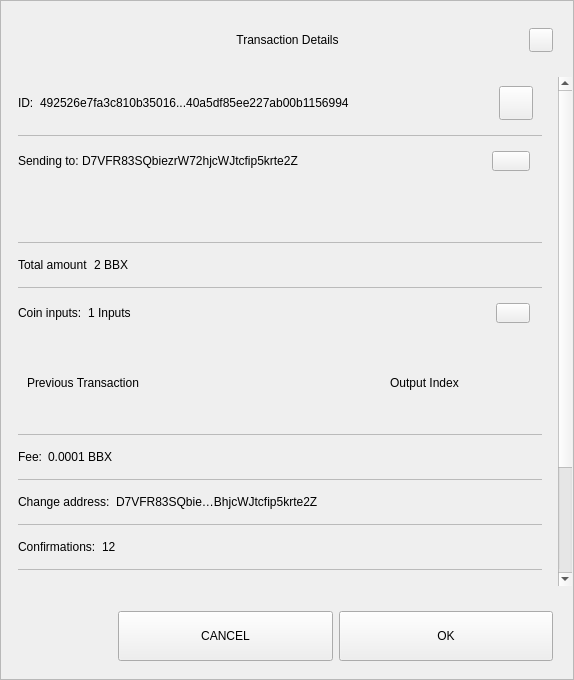
<?xml version="1.0" encoding="UTF-8"?>
<ui version="4.0">
 <class>TxDetailDialog</class>
 <widget class="QWidget" name="TxDetailDialog">
  <property name="geometry">
   <rect>
    <x>0</x>
    <y>0</y>
    <width>574</width>
    <height>680</height>
   </rect>
  </property>
  <property name="sizePolicy">
   <sizepolicy hsizetype="Preferred" vsizetype="Expanding">
    <horstretch>0</horstretch>
    <verstretch>0</verstretch>
   </sizepolicy>
  </property>
  <property name="minimumSize">
   <size>
    <width>574</width>
    <height>500</height>
   </size>
  </property>
  <property name="windowTitle">
   <string>Form</string>
  </property>
  <property name="styleSheet">
   <string notr="true"/>
  </property>
  <layout class="QVBoxLayout" name="verticalLayout_3">
   <property name="spacing">
    <number>0</number>
   </property>
   <property name="leftMargin">
    <number>0</number>
   </property>
   <property name="topMargin">
    <number>0</number>
   </property>
   <property name="rightMargin">
    <number>0</number>
   </property>
   <property name="bottomMargin">
    <number>0</number>
   </property>
   <item>
    <widget class="QFrame" name="frame">
     <property name="sizePolicy">
      <sizepolicy hsizetype="Preferred" vsizetype="Expanding">
       <horstretch>0</horstretch>
       <verstretch>0</verstretch>
      </sizepolicy>
     </property>
     <property name="styleSheet">
      <string notr="true"/>
     </property>
     <property name="frameShape">
      <enum>QFrame::StyledPanel</enum>
     </property>
     <property name="frameShadow">
      <enum>QFrame::Raised</enum>
     </property>
     <layout class="QVBoxLayout" name="verticalLayout">
      <property name="leftMargin">
       <number>0</number>
      </property>
      <property name="rightMargin">
       <number>0</number>
      </property>
      <item>
       <layout class="QHBoxLayout" name="horizontalLayout_3">
        <property name="spacing">
         <number>0</number>
        </property>
        <property name="leftMargin">
         <number>20</number>
        </property>
        <property name="topMargin">
         <number>10</number>
        </property>
        <property name="rightMargin">
         <number>20</number>
        </property>
        <item>
         <spacer name="horizontalSpacer_1">
          <property name="orientation">
           <enum>Qt::Horizontal</enum>
          </property>
          <property name="sizeHint" stdset="0">
           <size>
            <width>40</width>
            <height>20</height>
           </size>
          </property>
         </spacer>
        </item>
        <item>
         <widget class="QLabel" name="labelTitle">
          <property name="minimumSize">
           <size>
            <width>0</width>
            <height>40</height>
           </size>
          </property>
          <property name="maximumSize">
           <size>
            <width>16777215</width>
            <height>40</height>
           </size>
          </property>
          <property name="styleSheet">
           <string notr="true">padding-left:24px;</string>
          </property>
          <property name="text">
           <string>Transaction Details</string>
          </property>
          <property name="alignment">
           <set>Qt::AlignCenter</set>
          </property>
          <property name="margin">
           <number>7</number>
          </property>
         </widget>
        </item>
        <item>
         <spacer name="horizontalSpacer_2">
          <property name="orientation">
           <enum>Qt::Horizontal</enum>
          </property>
          <property name="sizeHint" stdset="0">
           <size>
            <width>40</width>
            <height>20</height>
           </size>
          </property>
         </spacer>
        </item>
        <item>
         <widget class="QPushButton" name="btnEsc">
          <property name="minimumSize">
           <size>
            <width>24</width>
            <height>24</height>
           </size>
          </property>
          <property name="maximumSize">
           <size>
            <width>24</width>
            <height>24</height>
           </size>
          </property>
          <property name="focusPolicy">
           <enum>Qt::NoFocus</enum>
          </property>
          <property name="text">
           <string/>
          </property>
         </widget>
        </item>
       </layout>
      </item>
      <item>
       <spacer name="verticalSpacer">
        <property name="orientation">
         <enum>Qt::Vertical</enum>
        </property>
        <property name="sizeType">
         <enum>QSizePolicy::Fixed</enum>
        </property>
        <property name="sizeHint" stdset="0">
         <size>
          <width>20</width>
          <height>10</height>
         </size>
        </property>
       </spacer>
      </item>
      <item>
       <widget class="QWidget" name="layoutScroll" native="true">
        <property name="minimumSize">
         <size>
          <width>0</width>
          <height>0</height>
         </size>
        </property>
        <layout class="QVBoxLayout" name="verticalLayout_4">
         <property name="leftMargin">
          <number>0</number>
         </property>
         <property name="topMargin">
          <number>0</number>
         </property>
         <property name="rightMargin">
          <number>0</number>
         </property>
         <item>
          <widget class="QScrollArea" name="scrollArea">
           <property name="styleSheet">
            <string notr="true">#scrollArea {
background:transparent;
}</string>
           </property>
           <property name="horizontalScrollBarPolicy">
            <enum>Qt::ScrollBarAlwaysOff</enum>
           </property>
           <property name="sizeAdjustPolicy">
            <enum>QAbstractScrollArea::AdjustIgnored</enum>
           </property>
           <property name="widgetResizable">
            <bool>true</bool>
           </property>
           <property name="alignment">
            <set>Qt::AlignLeading|Qt::AlignLeft|Qt::AlignTop</set>
           </property>
           <widget class="QWidget" name="scrollAreaWidgetContents">
            <property name="geometry">
             <rect>
              <x>0</x>
              <y>0</y>
              <width>556</width>
              <height>672</height>
             </rect>
            </property>
            <property name="autoFillBackground">
             <bool>false</bool>
            </property>
            <property name="styleSheet">
             <string notr="true">#scrollAreaWidgetContents {
background:transparent;
}</string>
            </property>
            <layout class="QVBoxLayout" name="verticalLayout_7">
             <property name="spacing">
              <number>0</number>
             </property>
             <property name="sizeConstraint">
              <enum>QLayout::SetDefaultConstraint</enum>
             </property>
             <property name="leftMargin">
              <number>0</number>
             </property>
             <property name="topMargin">
              <number>0</number>
             </property>
             <property name="rightMargin">
              <number>0</number>
             </property>
             <property name="bottomMargin">
              <number>0</number>
             </property>
             <item>
              <widget class="QWidget" name="content" native="true">
               <layout class="QVBoxLayout" name="verticalLayout_2">
                <property name="leftMargin">
                 <number>16</number>
                </property>
                <property name="topMargin">
                 <number>0</number>
                </property>
                <property name="rightMargin">
                 <number>16</number>
                </property>
                <item>
                 <widget class="QWidget" name="contentID" native="true">
                  <layout class="QHBoxLayout" name="horizontalLayout_12" stretch="0,1,0">
                   <property name="leftMargin">
                    <number>0</number>
                   </property>
                   <item>
                    <widget class="QLabel" name="labelId">
                     <property name="maximumSize">
                      <size>
                       <width>16777215</width>
                       <height>16777215</height>
                      </size>
                     </property>
                     <property name="text">
                      <string>ID:</string>
                     </property>
                    </widget>
                   </item>
                   <item>
                    <widget class="QLabel" name="textId">
                     <property name="text">
                      <string>492526e7fa3c810b35016...40a5df85ee227ab00b1156994</string>
                     </property>
                    </widget>
                   </item>
                   <item>
                    <widget class="QPushButton" name="pushCopy">
                     <property name="minimumSize">
                      <size>
                       <width>34</width>
                       <height>34</height>
                      </size>
                     </property>
                     <property name="maximumSize">
                      <size>
                       <width>34</width>
                       <height>34</height>
                      </size>
                     </property>
                     <property name="focusPolicy">
                      <enum>Qt::NoFocus</enum>
                     </property>
                     <property name="text">
                      <string/>
                     </property>
                     <property name="iconSize">
                      <size>
                       <width>24</width>
                       <height>24</height>
                      </size>
                     </property>
                    </widget>
                   </item>
                  </layout>
                 </widget>
                </item>
                <item>
                 <widget class="QLabel" name="labelDivider9">
                  <property name="maximumSize">
                   <size>
                    <width>16777215</width>
                    <height>1</height>
                   </size>
                  </property>
                  <property name="styleSheet">
                   <string notr="true">background-color:#bababa;</string>
                  </property>
                  <property name="text">
                   <string/>
                  </property>
                 </widget>
                </item>
                <item>
                 <widget class="QWidget" name="contentOutputs" native="true">
                  <layout class="QHBoxLayout" name="horizontalLayout_11" stretch="0,3,0">
                   <property name="spacing">
                    <number>0</number>
                   </property>
                   <property name="leftMargin">
                    <number>0</number>
                   </property>
                   <property name="rightMargin">
                    <number>12</number>
                   </property>
                   <item>
                    <widget class="QLabel" name="labelSend">
                     <property name="maximumSize">
                      <size>
                       <width>16777215</width>
                       <height>16777215</height>
                      </size>
                     </property>
                     <property name="text">
                      <string>Sending to: </string>
                     </property>
                    </widget>
                   </item>
                   <item>
                    <widget class="QLabel" name="textSend">
                     <property name="text">
                      <string>D7VFR83SQbiezrW72hjcWJtcfip5krte2Z </string>
                     </property>
                    </widget>
                   </item>
                   <item>
                    <widget class="QPushButton" name="pushOutputs">
                     <property name="minimumSize">
                      <size>
                       <width>34</width>
                       <height>20</height>
                      </size>
                     </property>
                     <property name="maximumSize">
                      <size>
                       <width>38</width>
                       <height>20</height>
                      </size>
                     </property>
                     <property name="focusPolicy">
                      <enum>Qt::NoFocus</enum>
                     </property>
                     <property name="styleSheet">
                      <string notr="true"/>
                     </property>
                     <property name="text">
                      <string/>
                     </property>
                    </widget>
                   </item>
                  </layout>
                 </widget>
                </item>
                <item>
                 <widget class="QScrollArea" name="outputsScrollArea">
                  <property name="minimumSize">
                   <size>
                    <width>0</width>
                    <height>50</height>
                   </size>
                  </property>
                  <property name="styleSheet">
                   <string notr="true">#outputsScrollArea {
background:transparent;
}</string>
                  </property>
                  <property name="widgetResizable">
                   <bool>true</bool>
                  </property>
                  <widget class="QWidget" name="container_outputs_base">
                   <property name="geometry">
                    <rect>
                     <x>0</x>
                     <y>0</y>
                     <width>522</width>
                     <height>48</height>
                    </rect>
                   </property>
                   <property name="styleSheet">
                    <string notr="true">#container_outputs_base {
background:transparent;
}</string>
                   </property>
                  </widget>
                 </widget>
                </item>
                <item>
                 <widget class="QLabel" name="labelDivider8">
                  <property name="maximumSize">
                   <size>
                    <width>16777215</width>
                    <height>1</height>
                   </size>
                  </property>
                  <property name="styleSheet">
                   <string notr="true">background-color:#bababa;</string>
                  </property>
                  <property name="text">
                   <string/>
                  </property>
                 </widget>
                </item>
                <item>
                 <widget class="QWidget" name="contentAmount" native="true">
                  <layout class="QHBoxLayout" name="horizontalLayout_4" stretch="0,1">
                   <property name="leftMargin">
                    <number>0</number>
                   </property>
                   <item>
                    <widget class="QLabel" name="labelAmount">
                     <property name="maximumSize">
                      <size>
                       <width>16777215</width>
                       <height>16777215</height>
                      </size>
                     </property>
                     <property name="text">
                      <string>Total amount</string>
                     </property>
                    </widget>
                   </item>
                   <item>
                    <widget class="QLabel" name="textAmount">
                     <property name="text">
                      <string>2 BBX</string>
                     </property>
                    </widget>
                   </item>
                  </layout>
                 </widget>
                </item>
                <item>
                 <widget class="QLabel" name="labelDivider6">
                  <property name="maximumSize">
                   <size>
                    <width>16777215</width>
                    <height>1</height>
                   </size>
                  </property>
                  <property name="styleSheet">
                   <string notr="true">background-color:#bababa;</string>
                  </property>
                  <property name="text">
                   <string/>
                  </property>
                 </widget>
                </item>
                <item>
                 <widget class="QWidget" name="contentInputs" native="true">
                  <layout class="QHBoxLayout" name="horizontalLayout" stretch="0,2,0">
                   <property name="leftMargin">
                    <number>0</number>
                   </property>
                   <property name="rightMargin">
                    <number>12</number>
                   </property>
                   <item>
                    <widget class="QLabel" name="labelInputs">
                     <property name="sizePolicy">
                      <sizepolicy hsizetype="Minimum" vsizetype="Preferred">
                       <horstretch>0</horstretch>
                       <verstretch>0</verstretch>
                      </sizepolicy>
                     </property>
                     <property name="maximumSize">
                      <size>
                       <width>16777215</width>
                       <height>16777215</height>
                      </size>
                     </property>
                     <property name="text">
                      <string>Coin inputs:</string>
                     </property>
                    </widget>
                   </item>
                   <item>
                    <widget class="QLabel" name="textInputs">
                     <property name="text">
                      <string>1 Inputs</string>
                     </property>
                    </widget>
                   </item>
                   <item>
                    <widget class="QPushButton" name="pushInputs">
                     <property name="maximumSize">
                      <size>
                       <width>34</width>
                       <height>20</height>
                      </size>
                     </property>
                     <property name="focusPolicy">
                      <enum>Qt::NoFocus</enum>
                     </property>
                     <property name="styleSheet">
                      <string notr="true"/>
                     </property>
                     <property name="text">
                      <string/>
                     </property>
                    </widget>
                   </item>
                  </layout>
                 </widget>
                </item>
                <item>
                 <widget class="QFrame" name="gridInputs">
                  <property name="sizePolicy">
                   <sizepolicy hsizetype="Preferred" vsizetype="MinimumExpanding">
                    <horstretch>0</horstretch>
                    <verstretch>0</verstretch>
                   </sizepolicy>
                  </property>
                  <property name="minimumSize">
                   <size>
                    <width>0</width>
                    <height>90</height>
                   </size>
                  </property>
                  <layout class="QGridLayout" name="gridLayoutInput" columnstretch="5,2" rowminimumheight="0">
                   <property name="sizeConstraint">
                    <enum>QLayout::SetMaximumSize</enum>
                   </property>
                   <property name="verticalSpacing">
                    <number>0</number>
                   </property>
                   <item row="0" column="0" alignment="Qt::AlignLeft">
                    <widget class="QLabel" name="labelTitlePrevTx">
                     <property name="text">
                      <string>Previous Transaction</string>
                     </property>
                    </widget>
                   </item>
                   <item row="0" column="1" alignment="Qt::AlignLeft">
                    <widget class="QLabel" name="labelOutputIndex">
                     <property name="text">
                      <string>Output Index</string>
                     </property>
                     <property name="alignment">
                      <set>Qt::AlignCenter</set>
                     </property>
                    </widget>
                   </item>
                  </layout>
                 </widget>
                </item>
                <item>
                 <widget class="QLabel" name="labelDivider1">
                  <property name="maximumSize">
                   <size>
                    <width>16777215</width>
                    <height>1</height>
                   </size>
                  </property>
                  <property name="styleSheet">
                   <string notr="true">background-color:#bababa;</string>
                  </property>
                  <property name="text">
                   <string/>
                  </property>
                 </widget>
                </item>
                <item>
                 <widget class="QWidget" name="contentFee" native="true">
                  <layout class="QHBoxLayout" name="horizontalLayout_7" stretch="0,1">
                   <property name="leftMargin">
                    <number>0</number>
                   </property>
                   <item>
                    <widget class="QLabel" name="labelFee">
                     <property name="maximumSize">
                      <size>
                       <width>16777215</width>
                       <height>16777215</height>
                      </size>
                     </property>
                     <property name="text">
                      <string>Fee:</string>
                     </property>
                    </widget>
                   </item>
                   <item>
                    <widget class="QLabel" name="textFee">
                     <property name="text">
                      <string>0.0001 BBX</string>
                     </property>
                    </widget>
                   </item>
                  </layout>
                 </widget>
                </item>
                <item>
                 <widget class="QLabel" name="labelDivider2">
                  <property name="maximumSize">
                   <size>
                    <width>16777215</width>
                    <height>1</height>
                   </size>
                  </property>
                  <property name="styleSheet">
                   <string notr="true">background-color:#bababa;</string>
                  </property>
                  <property name="text">
                   <string/>
                  </property>
                 </widget>
                </item>
                <item>
                 <widget class="QWidget" name="contentChangeAddress" native="true">
                  <layout class="QHBoxLayout" name="horizontalLayout_6" stretch="0,1">
                   <property name="leftMargin">
                    <number>0</number>
                   </property>
                   <item>
                    <widget class="QLabel" name="labelChange">
                     <property name="maximumSize">
                      <size>
                       <width>16777215</width>
                       <height>16777215</height>
                      </size>
                     </property>
                     <property name="text">
                      <string>Change address:</string>
                     </property>
                    </widget>
                   </item>
                   <item>
                    <widget class="QLabel" name="textChange">
                     <property name="text">
                      <string>D7VFR83SQbie…BhjcWJtcfip5krte2Z </string>
                     </property>
                    </widget>
                   </item>
                  </layout>
                 </widget>
                </item>
                <item>
                 <widget class="QLabel" name="labelDivider4">
                  <property name="maximumSize">
                   <size>
                    <width>16777215</width>
                    <height>1</height>
                   </size>
                  </property>
                  <property name="styleSheet">
                   <string notr="true">background-color:#bababa;</string>
                  </property>
                  <property name="text">
                   <string/>
                  </property>
                 </widget>
                </item>
                <item>
                 <widget class="QWidget" name="contentConfirmations" native="true">
                  <layout class="QHBoxLayout" name="horizontalLayout_8" stretch="0,1">
                   <property name="leftMargin">
                    <number>0</number>
                   </property>
                   <item>
                    <widget class="QLabel" name="labelConfirmations">
                     <property name="maximumSize">
                      <size>
                       <width>16777215</width>
                       <height>16777215</height>
                      </size>
                     </property>
                     <property name="text">
                      <string>Confirmations:</string>
                     </property>
                    </widget>
                   </item>
                   <item>
                    <widget class="QLabel" name="textConfirmations">
                     <property name="text">
                      <string>12</string>
                     </property>
                    </widget>
                   </item>
                  </layout>
                 </widget>
                </item>
                <item>
                 <widget class="QLabel" name="labelDivider7">
                  <property name="maximumSize">
                   <size>
                    <width>16777215</width>
                    <height>1</height>
                   </size>
                  </property>
                  <property name="styleSheet">
                   <string notr="true">background-color:#bababa;</string>
                  </property>
                  <property name="text">
                   <string/>
                  </property>
                 </widget>
                </item>
                <item>
                 <widget class="QWidget" name="contentSize" native="true">
                  <layout class="QHBoxLayout" name="horizontalLayout_9" stretch="0,1">
                   <property name="leftMargin">
                    <number>0</number>
                   </property>
                   <item>
                    <widget class="QLabel" name="labelSize">
                     <property name="maximumSize">
                      <size>
                       <width>16777215</width>
                       <height>16777215</height>
                      </size>
                     </property>
                     <property name="text">
                      <string>Size:</string>
                     </property>
                    </widget>
                   </item>
                   <item>
                    <widget class="QLabel" name="textSize">
                     <property name="text">
                      <string>2 kB</string>
                     </property>
                    </widget>
                   </item>
                  </layout>
                 </widget>
                </item>
                <item>
                 <widget class="QLabel" name="labelDivider3">
                  <property name="maximumSize">
                   <size>
                    <width>16777215</width>
                    <height>1</height>
                   </size>
                  </property>
                  <property name="styleSheet">
                   <string notr="true">background-color:#bababa;</string>
                  </property>
                  <property name="text">
                   <string/>
                  </property>
                 </widget>
                </item>
                <item>
                 <widget class="QWidget" name="contentDate" native="true">
                  <layout class="QHBoxLayout" name="horizontalLayout_5" stretch="0,1">
                   <property name="leftMargin">
                    <number>0</number>
                   </property>
                   <item>
                    <widget class="QLabel" name="labelDate">
                     <property name="maximumSize">
                      <size>
                       <width>16777215</width>
                       <height>16777215</height>
                      </size>
                     </property>
                     <property name="text">
                      <string>Date:</string>
                     </property>
                    </widget>
                   </item>
                   <item>
                    <widget class="QLabel" name="textDate">
                     <property name="text">
                      <string>May 25, 2017</string>
                     </property>
                    </widget>
                   </item>
                  </layout>
                 </widget>
                </item>
                <item>
                 <widget class="QLabel" name="labelDivider5">
                  <property name="maximumSize">
                   <size>
                    <width>16777215</width>
                    <height>1</height>
                   </size>
                  </property>
                  <property name="styleSheet">
                   <string notr="true">background-color:#bababa;</string>
                  </property>
                  <property name="text">
                   <string/>
                  </property>
                 </widget>
                </item>
                <item>
                 <widget class="QWidget" name="contentStatus" native="true">
                  <layout class="QHBoxLayout" name="horizontalLayout_10" stretch="0,1">
                   <property name="leftMargin">
                    <number>0</number>
                   </property>
                   <item>
                    <widget class="QLabel" name="labelStatus">
                     <property name="maximumSize">
                      <size>
                       <width>16777215</width>
                       <height>16777215</height>
                      </size>
                     </property>
                     <property name="text">
                      <string>Status:</string>
                     </property>
                    </widget>
                   </item>
                   <item>
                    <widget class="QLabel" name="textStatus">
                     <property name="text">
                      <string>Spendable</string>
                     </property>
                    </widget>
                   </item>
                  </layout>
                 </widget>
                </item>
                <item>
                 <spacer name="verticalSpacer_2">
                  <property name="orientation">
                   <enum>Qt::Vertical</enum>
                  </property>
                  <property name="sizeType">
                   <enum>QSizePolicy::Expanding</enum>
                  </property>
                  <property name="sizeHint" stdset="0">
                   <size>
                    <width>20</width>
                    <height>10</height>
                   </size>
                  </property>
                 </spacer>
                </item>
                <item>
                 <widget class="QLabel" name="labelWarning">
                  <property name="text">
                   <string>TextLabel</string>
                  </property>
                  <property name="alignment">
                   <set>Qt::AlignCenter</set>
                  </property>
                 </widget>
                </item>
               </layout>
              </widget>
             </item>
            </layout>
           </widget>
          </widget>
         </item>
        </layout>
       </widget>
      </item>
      <item>
       <widget class="QWidget" name="containerButtons" native="true">
        <layout class="QHBoxLayout" name="horizontalLayout1" stretch="1,2,2">
         <property name="leftMargin">
          <number>10</number>
         </property>
         <property name="rightMargin">
          <number>20</number>
         </property>
         <item>
          <spacer name="horizontalSpacer_3">
           <property name="orientation">
            <enum>Qt::Horizontal</enum>
           </property>
           <property name="sizeHint" stdset="0">
            <size>
             <width>40</width>
             <height>20</height>
            </size>
           </property>
          </spacer>
         </item>
         <item>
          <widget class="QPushButton" name="btnCancel">
           <property name="minimumSize">
            <size>
             <width>200</width>
             <height>50</height>
            </size>
           </property>
           <property name="focusPolicy">
            <enum>Qt::NoFocus</enum>
           </property>
           <property name="text">
            <string>CANCEL</string>
           </property>
          </widget>
         </item>
         <item>
          <widget class="QPushButton" name="btnSave">
           <property name="minimumSize">
            <size>
             <width>200</width>
             <height>50</height>
            </size>
           </property>
           <property name="focusPolicy">
            <enum>Qt::NoFocus</enum>
           </property>
           <property name="text">
            <string>OK</string>
           </property>
          </widget>
         </item>
        </layout>
       </widget>
      </item>
     </layout>
    </widget>
   </item>
  </layout>
 </widget>
 <resources/>
 <connections/>
</ui>
